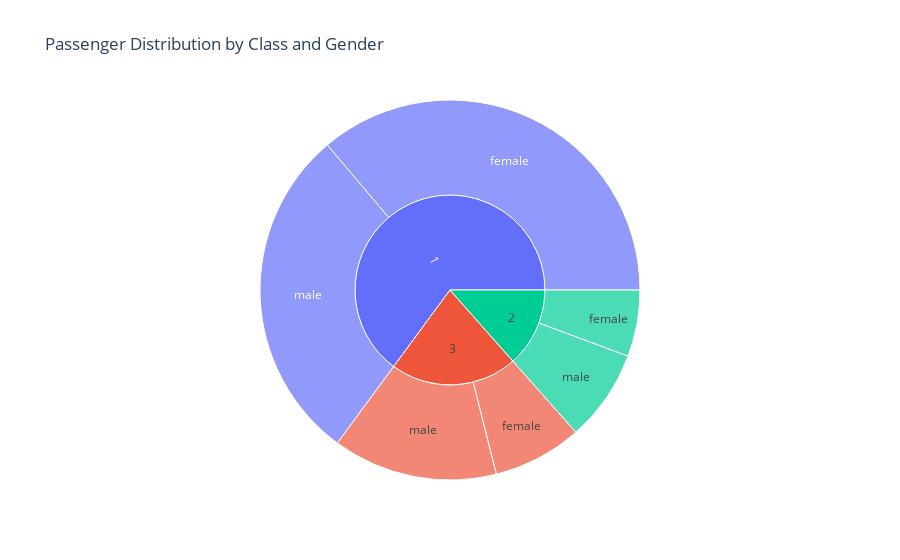

Notebook code cell kept with this figure:
### Markdown cell above
Next, we will use a sunburst chart to visualize the distribution of passengers based on class and gender. This hierarchical visualization provides insights into how different groups are represented.
python

### Code cell
import warnings

# Suppress FutureWarnings
warnings.simplefilter(action="ignore", category=FutureWarning)


fig = px.sunburst(data,
                  path=["Pclass", "Sex"],
                  values="Fare",
                  title="Passenger Distribution by Class and Gender")
fig.show()

### Figure 1 — Plotly figure (JSON) as saved in the notebook; plotly's stock layout.template omitted (floating-point values rounded to 4 significant figures)
{"data": [{"branchvalues": "total", "domain": {"x": [0, 1], "y": [0, 1]}, "hovertemplate": "labels=%{label}<br>Fare=%{value}<br>parent=%{parent}<br>id=%{id}<extra></extra>", "ids": ["1/female", "2/female", "3/female", "1/male", "2/male", "3/male", "1", "2", "3"], "labels": ["female", "female", "female", "male", "male", "male", "1", "2", "3"], "name": "", "parents": ["1", "2", "3", "1", "2", "3", "", "", ""], "type": "sunburst", "values": [15760.0, 2463.0, 3310.0, 12510.0, 3404.0, 6108.0, 28270.0, 5867.0, 9418.0]}], "layout": {"legend": {"tracegroupgap": 0}, "title": {"text": "Passenger Distribution by Class and Gender"}}}
